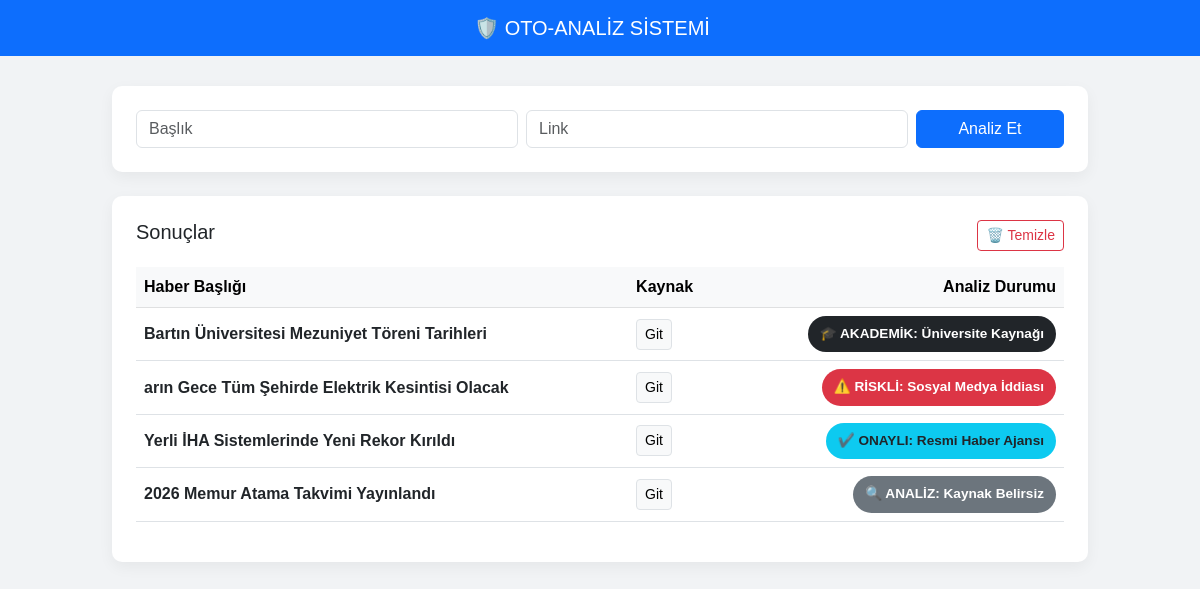
The page / on the database its author committed.
### tables this page shows
CREATE TABLE `haberler` (
  `id` int(11) NOT NULL,
  `baslik` varchar(255) NOT NULL,
  `link` varchar(255) NOT NULL,
  `durum` varchar(50) DEFAULT 'Bekliyor'
);

### index.php (the view, shortened to what this page needs)
<?php include 'baglan.php'; ?>
<!DOCTYPE html>
<html lang="tr">
<head>
    <link href="https://cdn.jsdelivr.net/npm/bootstrap@5.3.0/dist/css/bootstrap.min.css" rel="stylesheet">
</head>
<body>
<nav class="navbar navbar-dark bg-primary mb-4">
    <div class="container-fluid justify-content-center">
        <span class="navbar-brand">🛡️ OTO-ANALİZ SİSTEMİ</span>
    </div>
</nav>
<div class="container">
    <div class="card p-4 mb-4">
        <form action="ekle.php" method="POST">
            <div class="row g-2">
                <div class="col-md-5"><input type="text" name="baslik" placeholder="Başlık" class="form-control" required></div>
                <div class="col-md-5"><input type="text" name="link" placeholder="Link" class="form-control" required></div>
                <div class="col-md-2"><button type="submit" class="btn btn-primary w-100">Analiz Et</button></div>
            </div>
        </form>
    </div>
    <div class="card p-4">
        <div class="d-flex justify-content-between mb-3">
            <h5 class="m-0">Sonuçlar</h5>
            <a href="temizle.php" class="btn btn-outline-danger btn-sm">🗑️ Temizle</a>
        </div>
        <table class="table align-middle">
            <thead class="table-light">
                <tr>
                    <th>Haber Başlığı</th>
                    <th>Kaynak</th>
                    <th class="text-end">Analiz Durumu</th>
                </tr>
            </thead>
            <tbody>
                <?php
                $cek = $conn->query("SELECT * FROM haberler ORDER BY id DESC");
                while($satir = $cek->fetch_assoc()){
                    $renk = "bg-secondary text-white";
                    if(strpos($satir['durum'], 'ONAYLI') !== false) $renk = "bg-info text-dark";
                    if(strpos($satir['durum'], 'RİSKLİ') !== false) $renk = "bg-danger text-white";
                    if(strpos($satir['durum'], 'AKADEMİK') !== false) $renk = "bg-dark text-white";
                ?>
                <tr>
                    <td><strong><?php echo $satir['baslik']; ?></strong></td>
                    <td><a href="<?php echo $satir['link']; ?>" target="_blank" class="btn btn-sm btn-light border">Git</a></td>
                    <td class="text-end">
                        <span class="analiz-etiket <?php echo $renk; ?>">
                            <?php echo $satir['durum']; ?>
                        </span>
                    </td>
                </tr>
                <?php } ?>
            </tbody>
        </table>
    </div>
</div>
</body>
</html>

### index.php (style rules this page uses)
body { background-color: #f1f3f5; font-family: sans-serif; }
.container { max-width: 1000px; margin-top: 30px; }
.card { border-radius: 10px; border: none; box-shadow: 0 5px 15px rgba(0,0,0,0.05); }
.analiz-etiket { display: inline-block; padding: 8px 12px; border-radius: 50px; font-size: 0.85rem; font-weight: bold; white-space: nowrap; }

### rows shown on the page
haberler: baslik "Bartın Üniversitesi Mezuniyet Töreni Tarihleri", durum "🎓 AKADEMİK: Üniversite Kaynağı"
haberler: baslik "arın Gece Tüm Şehirde Elektrik Kesintisi Olacak", durum "⚠️ RİSKLİ: Sosyal Medya İddiası"
haberler: baslik "Yerli İHA Sistemlerinde Yeni Rekor Kırıldı", durum "✔️ ONAYLI: Resmi Haber Ajansı"
haberler: baslik "2026 Memur Atama Takvimi Yayınlandı", durum "🔍 ANALİZ: Kaynak Belirsiz"
